Frame 1 (no input): blank canvas, image omitted
Frame 60 (the mouse pressed at the canvas centre just before this capture): blank canvas, image omitted
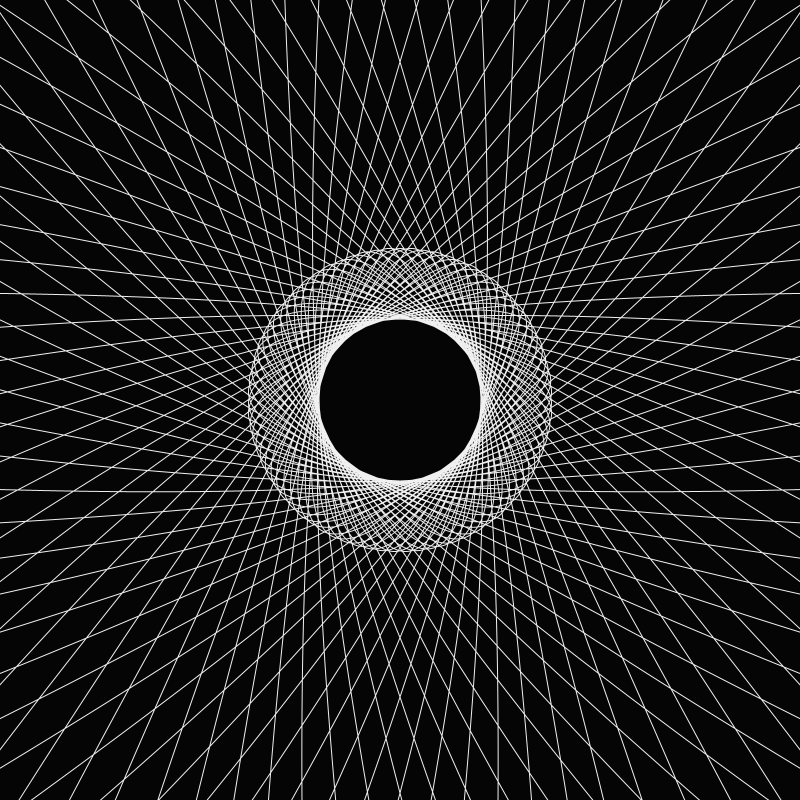
Frame 120 (the mouse held since frame 60 and released just before this capture)

The Processing sketch whose frames 1 and 60 were blank and that drew this single picture after the mouse press (run headless with seeded random() and noise(); from frame 60 on, the mouse is pressed at the canvas centre):

// Processing sketch: processing_110113
// ── processing_110113.pde

//draw polygon with number of sides
void setup() {
  size(800, 800);
}

void draw() {
  background(5);

  int xLoc = width/2;
  int yLoc = height/2;


  float rotation = -HALF_PI;
  int sides = 150;
  int radius = width/2-20;
  strokeWeight(1);
  noFill();
  stroke(240);

  beginShape();

  for (int i=0; i<sides+3;i++) {
    float theta = TWO_PI*i/sides;
    float rf;//radius factor

    if (i%2==0) {
      rf = mouseX*.001;
    }
    else {
      rf=-.5*mouseY;
    }

    float x = rf*radius * cos(theta+rotation)+xLoc;
    float y = rf*radius * sin(theta+rotation)+yLoc;

    curveVertex(x, y);
  }
  endShape(CLOSE);
}
